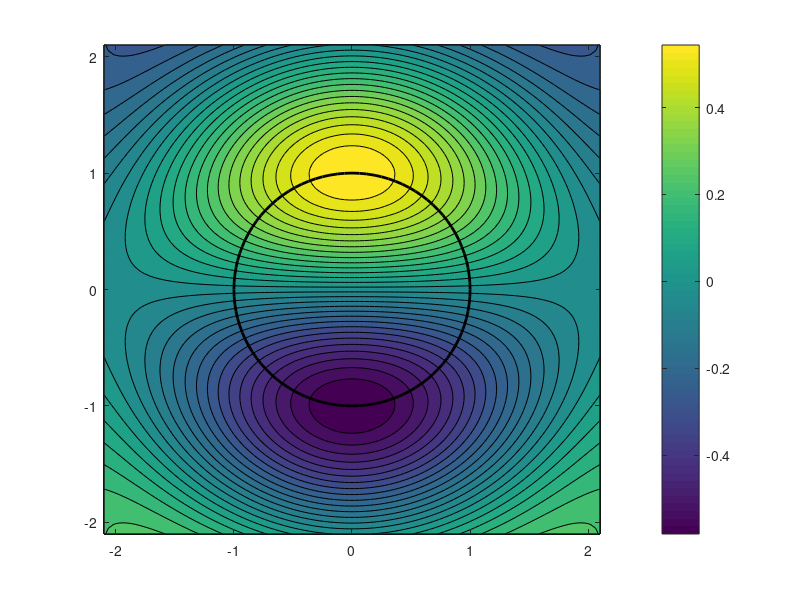

Write MATLAB code to recreate this figure.
function plotit()
  f=@(R)besseljp(0,R);
  fzero(f,4)
  f=@(R)besseljp(1,R);
  fzero(f,3)
  
  g=@(R)besselj(1,1.841184*R);
  
  reso=100;
        
  x=linspace(-2.1,2.1,reso);
  y=linspace(-2.1,2.1,reso);
  [xx,yy]=meshgrid(x,y);
  z=xx;
  for i=1:reso
    for j=1:reso
      x=xx(i,j);
      y=yy(i,j);
      [theta,R]=cart2pol(x,y);
      z(i,j)=g(R)*sin(theta);
    end
  end
  
  n=100;
  ii=0:1:n;
    ti=2*pi*ii/n;
    vi=[cos(ti);sin(ti)];
    outer=vi(:,1:n+1);
    
  figure(1)
  contourf(xx,yy,z,30);
  line(outer(1,:),outer(2,:),'Color','k','Linewidth',2)
  colorbar()
end

function z=besseljp(n,x)
  z=n./x.*besselj(n,x)-besselj(n+1,x);
end